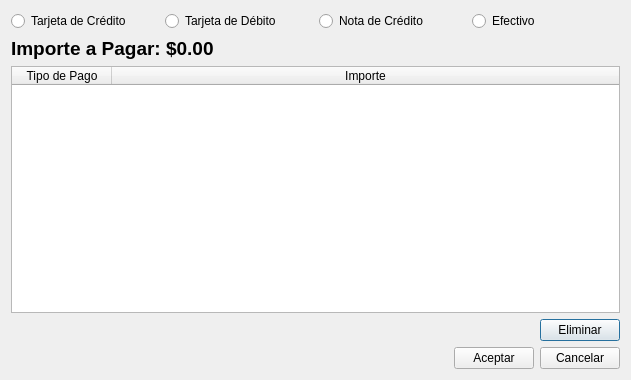
<?xml version="1.0" encoding="UTF-8"?>
<ui version="4.0">
 <class>Dialog</class>
 <widget class="QDialog" name="Dialog">
  <property name="geometry">
   <rect>
    <x>0</x>
    <y>0</y>
    <width>631</width>
    <height>380</height>
   </rect>
  </property>
  <property name="windowTitle">
   <string>Dialog</string>
  </property>
  <layout class="QVBoxLayout" name="verticalLayout">
   <item>
    <layout class="QHBoxLayout" name="horizontalLayout">
     <item>
      <widget class="QRadioButton" name="rbtnTC">
       <property name="text">
        <string>Tarjeta de Crédito</string>
       </property>
      </widget>
     </item>
     <item>
      <widget class="QRadioButton" name="rbtnTD">
       <property name="text">
        <string>Tarjeta de Débito</string>
       </property>
      </widget>
     </item>
     <item>
      <widget class="QRadioButton" name="rbtnNC">
       <property name="text">
        <string>Nota de Crédito</string>
       </property>
       <property name="checkable">
        <bool>true</bool>
       </property>
       <property name="checked">
        <bool>false</bool>
       </property>
      </widget>
     </item>
     <item>
      <widget class="QRadioButton" name="rbtnEfectivo">
       <property name="text">
        <string>Efectivo</string>
       </property>
       <property name="checkable">
        <bool>true</bool>
       </property>
       <property name="checked">
        <bool>false</bool>
       </property>
      </widget>
     </item>
    </layout>
   </item>
   <item>
    <layout class="QHBoxLayout" name="horizontalLayout_3">
     <item>
      <widget class="QLabel" name="lblImporte">
       <property name="font">
        <font>
         <pointsize>14</pointsize>
         <weight>75</weight>
         <bold>true</bold>
        </font>
       </property>
       <property name="text">
        <string>Importe a Pagar: $0.00</string>
       </property>
      </widget>
     </item>
    </layout>
   </item>
   <item>
    <widget class="QTableWidget" name="tablePagos">
     <property name="selectionMode">
      <enum>QAbstractItemView::SingleSelection</enum>
     </property>
     <property name="selectionBehavior">
      <enum>QAbstractItemView::SelectRows</enum>
     </property>
     <attribute name="horizontalHeaderStretchLastSection">
      <bool>true</bool>
     </attribute>
     <attribute name="verticalHeaderShowSortIndicator" stdset="0">
      <bool>false</bool>
     </attribute>
     <attribute name="verticalHeaderStretchLastSection">
      <bool>false</bool>
     </attribute>
     <column>
      <property name="text">
       <string>Tipo de Pago</string>
      </property>
     </column>
     <column>
      <property name="text">
       <string>Importe</string>
      </property>
     </column>
    </widget>
   </item>
   <item>
    <layout class="QHBoxLayout" name="horizontalLayout_2">
     <item>
      <spacer name="horizontalSpacer">
       <property name="orientation">
        <enum>Qt::Horizontal</enum>
       </property>
       <property name="sizeHint" stdset="0">
        <size>
         <width>40</width>
         <height>20</height>
        </size>
       </property>
      </spacer>
     </item>
     <item>
      <widget class="QPushButton" name="btnEliminar">
       <property name="text">
        <string>Eliminar</string>
       </property>
      </widget>
     </item>
    </layout>
   </item>
   <item>
    <layout class="QHBoxLayout" name="horizontalLayout_4">
     <item>
      <spacer name="horizontalSpacer_2">
       <property name="orientation">
        <enum>Qt::Horizontal</enum>
       </property>
       <property name="sizeHint" stdset="0">
        <size>
         <width>40</width>
         <height>20</height>
        </size>
       </property>
      </spacer>
     </item>
     <item>
      <widget class="QPushButton" name="btnAceptar">
       <property name="text">
        <string>Aceptar</string>
       </property>
      </widget>
     </item>
     <item>
      <widget class="QPushButton" name="btnCancelar">
       <property name="text">
        <string>Cancelar</string>
       </property>
      </widget>
     </item>
    </layout>
   </item>
  </layout>
 </widget>
 <resources/>
 <connections/>
</ui>
